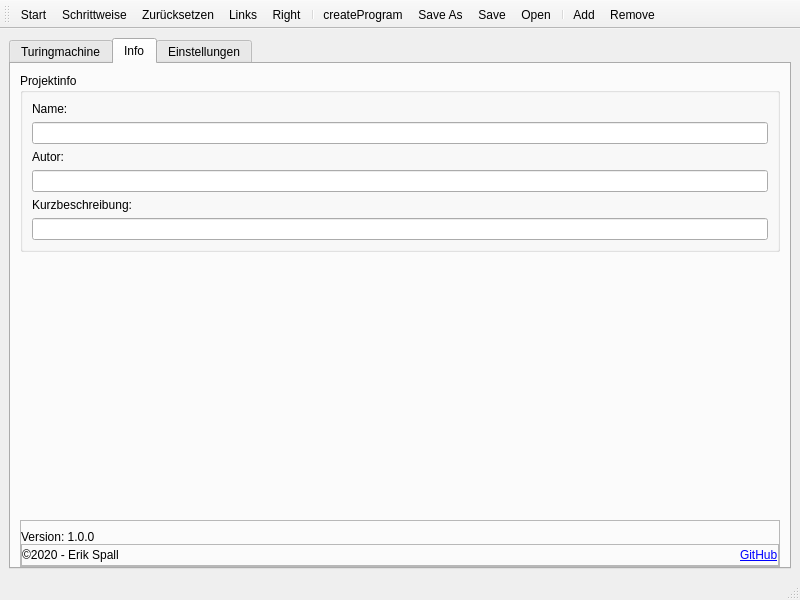
<?xml version="1.0" encoding="UTF-8"?>
<ui version="4.0">
 <class>MainWindow</class>
 <widget class="QMainWindow" name="MainWindow">
  <property name="geometry">
   <rect>
    <x>0</x>
    <y>0</y>
    <width>800</width>
    <height>600</height>
   </rect>
  </property>
  <property name="windowTitle">
   <string>MainWindow</string>
  </property>
  <widget class="QWidget" name="centralwidget">
   <layout class="QGridLayout" name="gridLayout">
    <item row="0" column="0">
     <widget class="QTabWidget" name="tabWidget">
      <property name="currentIndex">
       <number>1</number>
      </property>
      <widget class="QWidget" name="tabMachine">
       <attribute name="title">
        <string>Turingmachine</string>
       </attribute>
       <layout class="QVBoxLayout" name="verticalLayout">
        <item>
         <widget class="QSplitter" name="splitter">
          <property name="orientation">
           <enum>Qt::Horizontal</enum>
          </property>
          <property name="handleWidth">
           <number>5</number>
          </property>
          <widget class="QFrame" name="frame">
           <property name="frameShape">
            <enum>QFrame::StyledPanel</enum>
           </property>
           <property name="frameShadow">
            <enum>QFrame::Raised</enum>
           </property>
           <layout class="QVBoxLayout" name="verticalLayout_2">
            <property name="spacing">
             <number>0</number>
            </property>
            <property name="leftMargin">
             <number>0</number>
            </property>
            <property name="topMargin">
             <number>0</number>
            </property>
            <property name="rightMargin">
             <number>0</number>
            </property>
            <property name="bottomMargin">
             <number>0</number>
            </property>
            <item>
             <widget class="QGroupBox" name="groupBoxAlphabet">
              <property name="title">
               <string>Alphabet</string>
              </property>
              <property name="flat">
               <bool>false</bool>
              </property>
              <property name="checkable">
               <bool>false</bool>
              </property>
              <layout class="QVBoxLayout" name="verticalLayout_3">
               <item>
                <widget class="QLineEdit" name="lineEditAlphabet"/>
               </item>
               <item>
                <widget class="QLabel" name="labelAlphabet">
                 <property name="text">
                  <string>Alphabet: {}</string>
                 </property>
                </widget>
               </item>
              </layout>
             </widget>
            </item>
            <item>
             <widget class="QGroupBox" name="groupBoxInput">
              <property name="title">
               <string>Eingabewort</string>
              </property>
              <layout class="QVBoxLayout" name="verticalLayout_4">
               <item>
                <widget class="QLineEdit" name="lineEditInput"/>
               </item>
               <item>
                <widget class="QLabel" name="labelInput">
                 <property name="text">
                  <string/>
                 </property>
                </widget>
               </item>
              </layout>
             </widget>
            </item>
            <item>
             <widget class="QGroupBox" name="groupBoxBlank">
              <property name="title">
               <string>Leerzeichen</string>
              </property>
              <layout class="QVBoxLayout" name="verticalLayout_5">
               <item>
                <widget class="QLineEdit" name="lineEditBlank">
                 <property name="maxLength">
                  <number>1</number>
                 </property>
                </widget>
               </item>
               <item>
                <widget class="QLabel" name="labelBlank">
                 <property name="text">
                  <string/>
                 </property>
                </widget>
               </item>
              </layout>
             </widget>
            </item>
            <item>
             <spacer name="verticalSpacer">
              <property name="orientation">
               <enum>Qt::Vertical</enum>
              </property>
              <property name="sizeHint" stdset="0">
               <size>
                <width>20</width>
                <height>40</height>
               </size>
              </property>
             </spacer>
            </item>
           </layout>
          </widget>
          <widget class="QTableWidget" name="tableWidget"/>
         </widget>
        </item>
       </layout>
      </widget>
      <widget class="QWidget" name="tabInfo">
       <attribute name="title">
        <string>Info</string>
       </attribute>
       <layout class="QVBoxLayout" name="verticalLayout_6">
        <property name="leftMargin">
         <number>9</number>
        </property>
        <property name="rightMargin">
         <number>9</number>
        </property>
        <property name="bottomMargin">
         <number>0</number>
        </property>
        <item>
         <widget class="QGroupBox" name="groupBoxInfo">
          <property name="title">
           <string>Projektinfo</string>
          </property>
          <layout class="QVBoxLayout" name="verticalLayout_7">
           <item>
            <widget class="QLabel" name="labelName">
             <property name="text">
              <string>Name:</string>
             </property>
            </widget>
           </item>
           <item>
            <widget class="QLineEdit" name="lineEditName">
             <property name="clearButtonEnabled">
              <bool>false</bool>
             </property>
            </widget>
           </item>
           <item>
            <widget class="QLabel" name="labelAuthor">
             <property name="text">
              <string>Autor:</string>
             </property>
            </widget>
           </item>
           <item>
            <widget class="QLineEdit" name="lineEditAuthor"/>
           </item>
           <item>
            <widget class="QLabel" name="labelDescription">
             <property name="text">
              <string>Kurzbeschreibung:</string>
             </property>
            </widget>
           </item>
           <item>
            <widget class="QLineEdit" name="lineEditDescription"/>
           </item>
          </layout>
         </widget>
        </item>
        <item>
         <spacer name="verticalSpacer_2">
          <property name="orientation">
           <enum>Qt::Vertical</enum>
          </property>
          <property name="sizeHint" stdset="0">
           <size>
            <width>20</width>
            <height>40</height>
           </size>
          </property>
         </spacer>
        </item>
        <item>
         <widget class="QFrame" name="frame_2">
          <property name="frameShape">
           <enum>QFrame::StyledPanel</enum>
          </property>
          <property name="frameShadow">
           <enum>QFrame::Raised</enum>
          </property>
          <layout class="QVBoxLayout" name="verticalLayout_8">
           <property name="spacing">
            <number>0</number>
           </property>
           <property name="leftMargin">
            <number>0</number>
           </property>
           <property name="rightMargin">
            <number>0</number>
           </property>
           <property name="bottomMargin">
            <number>0</number>
           </property>
           <item>
            <widget class="QLabel" name="labelVersion">
             <property name="text">
              <string>Version: 1.0.0</string>
             </property>
            </widget>
           </item>
           <item>
            <widget class="QFrame" name="frame_3">
             <property name="frameShape">
              <enum>QFrame::StyledPanel</enum>
             </property>
             <property name="frameShadow">
              <enum>QFrame::Raised</enum>
             </property>
             <layout class="QHBoxLayout" name="horizontalLayout">
              <property name="spacing">
               <number>0</number>
              </property>
              <property name="leftMargin">
               <number>0</number>
              </property>
              <property name="topMargin">
               <number>0</number>
              </property>
              <property name="rightMargin">
               <number>0</number>
              </property>
              <property name="bottomMargin">
               <number>0</number>
              </property>
              <item>
               <widget class="QLabel" name="labelCopyright">
                <property name="text">
                 <string>©2020 - Erik Spall</string>
                </property>
               </widget>
              </item>
              <item>
               <spacer name="horizontalSpacer">
                <property name="orientation">
                 <enum>Qt::Horizontal</enum>
                </property>
                <property name="sizeHint" stdset="0">
                 <size>
                  <width>40</width>
                  <height>20</height>
                 </size>
                </property>
               </spacer>
              </item>
              <item>
               <widget class="QLabel" name="labelGitHub">
                <property name="text">
                 <string>&lt;a href=&quot;https://github.com/erikspall/turingMaschine&quot;&gt;GitHub&lt;/a&gt;</string>
                </property>
                <property name="textFormat">
                 <enum>Qt::RichText</enum>
                </property>
                <property name="openExternalLinks">
                 <bool>true</bool>
                </property>
                <property name="textInteractionFlags">
                 <set>Qt::TextBrowserInteraction</set>
                </property>
               </widget>
              </item>
             </layout>
            </widget>
           </item>
          </layout>
         </widget>
        </item>
       </layout>
      </widget>
      <widget class="QWidget" name="tabSettings">
       <attribute name="title">
        <string>Einstellungen</string>
       </attribute>
      </widget>
     </widget>
    </item>
   </layout>
  </widget>
  <widget class="QMenuBar" name="menubar">
   <property name="geometry">
    <rect>
     <x>0</x>
     <y>0</y>
     <width>800</width>
     <height>21</height>
    </rect>
   </property>
  </widget>
  <widget class="QStatusBar" name="statusbar"/>
  <widget class="QToolBar" name="toolBar">
   <property name="windowTitle">
    <string>toolBar</string>
   </property>
   <attribute name="toolBarArea">
    <enum>TopToolBarArea</enum>
   </attribute>
   <attribute name="toolBarBreak">
    <bool>false</bool>
   </attribute>
   <addaction name="actionRunButton"/>
   <addaction name="actionStepButton"/>
   <addaction name="actionResetButton"/>
   <addaction name="actionLeftButton"/>
   <addaction name="actionRightButton"/>
   <addaction name="separator"/>
   <addaction name="actionCreateButton"/>
   <addaction name="actionSaveAsButton"/>
   <addaction name="actionSaveButton"/>
   <addaction name="actionOpenButton"/>
   <addaction name="separator"/>
   <addaction name="actionAddButton"/>
   <addaction name="actionRemoveButton"/>
  </widget>
  <action name="actionRunButton">
   <property name="icon">
    <iconset resource="Ressources/images.qrc">
     <normaloff>:/icons/icons/ic_start.png</normaloff>:/icons/icons/ic_start.png</iconset>
   </property>
   <property name="text">
    <string>Start</string>
   </property>
   <property name="toolTip">
    <string>Starte Maschine</string>
   </property>
   <property name="shortcut">
    <string>Ctrl+R</string>
   </property>
  </action>
  <action name="actionStepButton">
   <property name="icon">
    <iconset resource="Ressources/images.qrc">
     <normaloff>:/icons/icons/ic_step.png</normaloff>:/icons/icons/ic_step.png</iconset>
   </property>
   <property name="text">
    <string>Schrittweise</string>
   </property>
  </action>
  <action name="actionResetButton">
   <property name="icon">
    <iconset resource="Ressources/images.qrc">
     <normaloff>:/icons/icons/ic_reset.png</normaloff>:/icons/icons/ic_reset.png</iconset>
   </property>
   <property name="text">
    <string>Zurücksetzen</string>
   </property>
  </action>
  <action name="actionLeftButton">
   <property name="icon">
    <iconset resource="Ressources/images.qrc">
     <normaloff>:/icons/icons/ic_left.png</normaloff>:/icons/icons/ic_left.png</iconset>
   </property>
   <property name="text">
    <string>Links</string>
   </property>
   <property name="shortcut">
    <string>Ctrl+Left</string>
   </property>
  </action>
  <action name="actionRightButton">
   <property name="icon">
    <iconset resource="Ressources/images.qrc">
     <normaloff>:/icons/icons/ic_right.png</normaloff>:/icons/icons/ic_right.png</iconset>
   </property>
   <property name="text">
    <string>Right</string>
   </property>
   <property name="shortcut">
    <string>Ctrl+Right</string>
   </property>
  </action>
  <action name="actionCreateButton">
   <property name="icon">
    <iconset resource="Ressources/images.qrc">
     <normaloff>:/icons/icons/ic_newProgram.png</normaloff>:/icons/icons/ic_newProgram.png</iconset>
   </property>
   <property name="text">
    <string>createProgram</string>
   </property>
  </action>
  <action name="actionSaveAsButton">
   <property name="icon">
    <iconset resource="Ressources/images.qrc">
     <normaloff>:/icons/icons/ic_saveAs.png</normaloff>:/icons/icons/ic_saveAs.png</iconset>
   </property>
   <property name="text">
    <string>Save As</string>
   </property>
  </action>
  <action name="actionSaveButton">
   <property name="icon">
    <iconset resource="Ressources/images.qrc">
     <normaloff>:/icons/icons/ic_save.png</normaloff>:/icons/icons/ic_save.png</iconset>
   </property>
   <property name="text">
    <string>Save</string>
   </property>
  </action>
  <action name="actionOpenButton">
   <property name="icon">
    <iconset resource="Ressources/images.qrc">
     <normaloff>:/icons/icons/ic_open.png</normaloff>:/icons/icons/ic_open.png</iconset>
   </property>
   <property name="text">
    <string>Open</string>
   </property>
  </action>
  <action name="actionAddButton">
   <property name="icon">
    <iconset resource="Ressources/images.qrc">
     <normaloff>:/icons/icons/ic_add.png</normaloff>:/icons/icons/ic_add.png</iconset>
   </property>
   <property name="text">
    <string>Add</string>
   </property>
  </action>
  <action name="actionRemoveButton">
   <property name="icon">
    <iconset resource="Ressources/images.qrc">
     <normaloff>:/icons/icons/ic_remove.png</normaloff>:/icons/icons/ic_remove.png</iconset>
   </property>
   <property name="text">
    <string>Remove</string>
   </property>
  </action>
 </widget>
 <resources>
  <include location="Ressources/images.qrc"/>
 </resources>
 <connections/>
</ui>
